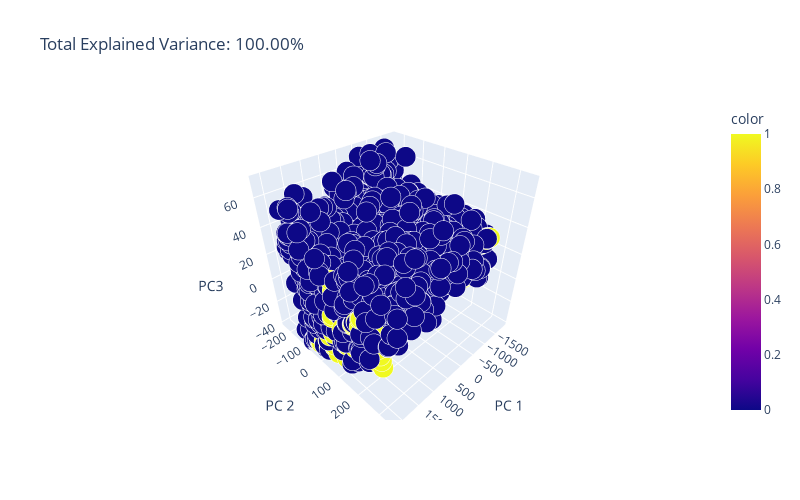

Notebook cell for this chart:
### Code cell
# 3 components
pca_3 = PCA(n_components = 3)
# features after pca
components_3 = pca_3.fit_transform(X_train)

total_var = pca_3.explained_variance_ratio_.sum() * 100

fig_pca = px.scatter_3d(components_3, x = 0, y = 1, z = 2, color = y_train, size = 0.1 * np.ones(len(X_train)), opacity = 1,
                        title = f'Total Explained Variance: {total_var:.2f}%',
                        labels = {'0': 'PC 1', '1': 'PC 2', '2': 'PC3'},
                        width = 800, height = 500)
fig_pca.show()

### Figure 1 — Plotly figure (JSON) as saved in the notebook; plotly's stock layout.template omitted (floating-point values rounded to 4 significant figures; data arrays with more than 128 entries replaced by an {"elided": "..."} marker saying what was removed)
{"data": [{"hovertemplate": "PC 1=%{x}<br>PC 2=%{y}<br>PC3=%{z}<br>size=%{marker.size}<br>color=%{marker.color}<extra></extra>", "legendgroup": "", "marker": {"color": {"elided": "6805 int values"}, "coloraxis": "coloraxis", "opacity": 1, "size": {"elided": "6805 float values"}, "sizemode": "area", "sizeref": 0.00025, "symbol": "circle"}, "mode": "markers", "name": "", "scene": "scene", "showlegend": false, "type": "scatter3d", "x": {"elided": "6805 float values"}, "y": {"elided": "6805 float values"}, "z": {"elided": "6805 float values"}}], "layout": {"coloraxis": {"colorbar": {"title": {"text": "color"}}, "colorscale": [[0, "#0d0887"], [0.1111, "#46039f"], [0.2222, "#7201a8"], [0.3333, "#9c179e"], [0.4444, "#bd3786"], [0.5556, "#d8576b"], [0.6667, "#ed7953"], [0.7778, "#fb9f3a"], [0.8889, "#fdca26"], [1, "#f0f921"]]}, "height": 500, "legend": {"itemsizing": "constant", "tracegroupgap": 0}, "scene": {"domain": {"x": [0, 1], "y": [0, 1]}, "xaxis": {"title": {"text": "PC 1"}}, "yaxis": {"title": {"text": "PC 2"}}, "zaxis": {"title": {"text": "PC3"}}}, "title": {"text": "Total Explained Variance: 100.00%"}, "width": 800}}
